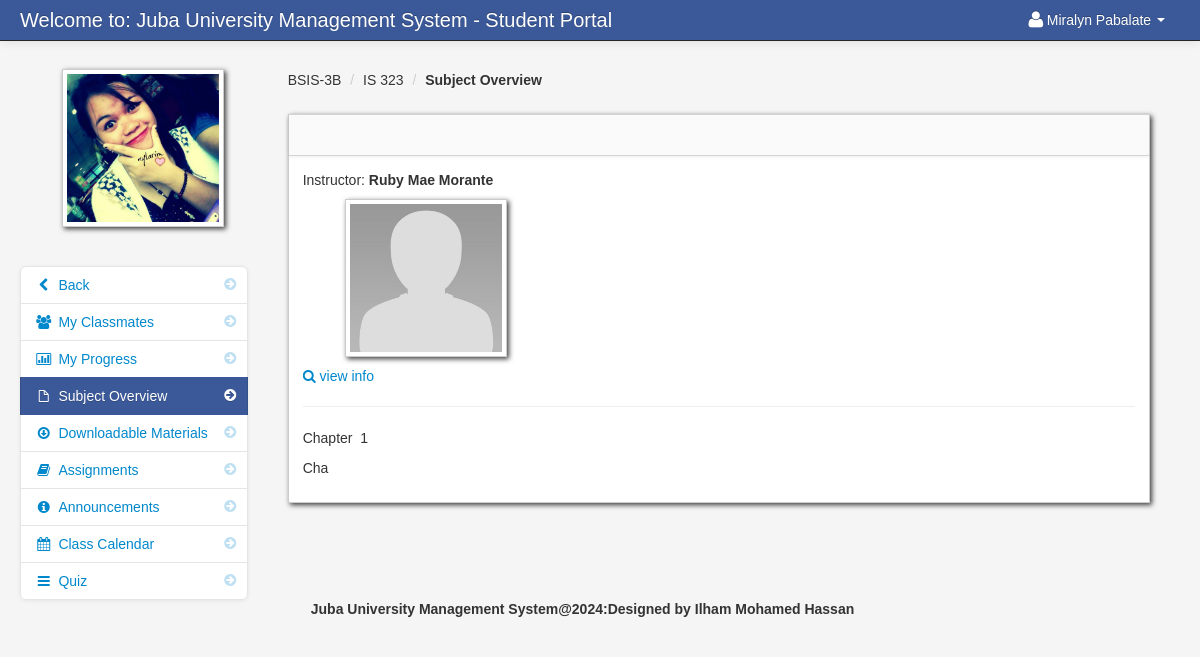
The page /subject_overview_student.php?id=167 (signed in) on the database its author committed.
### tables this page shows
CREATE TABLE `student` (
  `student_id` int(11) NOT NULL,
  `firstname` varchar(100) NOT NULL,
  `lastname` varchar(100) NOT NULL,
  `class_id` int(11) NOT NULL,
  `username` varchar(100) NOT NULL,
  `password` varchar(100) NOT NULL,
  `location` varchar(100) NOT NULL,
  `status` varchar(100) NOT NULL
);

CREATE TABLE `teacher_class` (
  `teacher_class_id` int(11) NOT NULL,
  `teacher_id` int(11) NOT NULL,
  `class_id` int(11) NOT NULL,
  `subject_id` int(11) NOT NULL,
  `thumbnails` varchar(100) NOT NULL,
  `school_year` varchar(100) NOT NULL
);

CREATE TABLE `class` (
  `class_id` int(11) NOT NULL,
  `class_name` varchar(100) NOT NULL
);

CREATE TABLE `subject` (
  `subject_id` int(11) NOT NULL,
  `subject_code` varchar(100) NOT NULL,
  `subject_title` varchar(100) NOT NULL,
  `category` varchar(100) NOT NULL,
  `description` longtext NOT NULL,
  `unit` int(11) NOT NULL,
  `Pre_req` varchar(100) NOT NULL,
  `semester` varchar(100) NOT NULL
);

CREATE TABLE `teacher` (
  `teacher_id` int(11) NOT NULL,
  `username` varchar(100) NOT NULL,
  `password` varchar(200) NOT NULL,
  `firstname` varchar(100) NOT NULL,
  `lastname` varchar(100) NOT NULL,
  `department_id` int(11) NOT NULL,
  `location` varchar(200) NOT NULL,
  `about` varchar(500) NOT NULL,
  `teacher_status` varchar(20) NOT NULL,
  `teacher_stat` varchar(100) NOT NULL
);

CREATE TABLE `class_subject_overview` (
  `class_subject_overview_id` int(11) NOT NULL,
  `teacher_class_id` int(11) NOT NULL,
  `content` varchar(10000) NOT NULL
);

### session.php (called while the page is built, shortened)
<?php
$session_id=$_SESSION['id'];
?>

### subject_overview_student.php (the view, shortened to what this page needs)
<?php include('header_dashboard.php'); ?>
<?php include('session.php'); ?>
<?php $get_id = $_GET['id']; ?>
    <body>
		<?php include('navbar_student.php'); ?>
        <div class="container-fluid">
            <div class="row-fluid">
				<?php include('subject_overview_link_student.php'); ?>
                <div class="span9" id="content">
                     <div class="row-fluid">
										<?php $class_query = mysqli_query($conn,"select * from teacher_class
										LEFT JOIN class ON class.class_id = teacher_class.class_id
										LEFT JOIN subject ON subject.subject_id = teacher_class.subject_id
										where teacher_class_id = '$get_id'")or die(mysqli_error());
										$class_row = mysqli_fetch_array($class_query);
										?>
					     <ul class="breadcrumb">
							<li><a href="#"><?php echo $class_row['class_name']; ?></a> <span class="divider">/</span></li>
							<li><a href="#"><?php echo $class_row['subject_code']; ?></a> <span class="divider">/</span></li>
							<li><a href="#"><b>Subject Overview</b></a></li>
						</ul>
                        <div id="block_bg" class="block">
                            <div class="navbar navbar-inner block-header">
                            </div>
                            <div class="block-content collapse in">
                                <div class="span12">
  											<?php $query = mysqli_query($conn,"select * from teacher_class
										LEFT JOIN class ON class.class_id = teacher_class.class_id
										LEFT JOIN subject ON subject.subject_id = teacher_class.subject_id
										LEFT JOIN teacher ON teacher.teacher_id = teacher_class.teacher_id
										where teacher_class_id = '$get_id'")or die(mysqli_error());
										$row = mysqli_fetch_array($query);
										?>
										Instructor: <strong><?php echo $row['firstname']; ?> <?php echo $row['lastname']; ?></strong>
															<br>
															<img id="avatar" class="img-polaroid" src="admin/<?php echo $row['location']; ?>" width>
															<p><a href=""><i class="icon-search"></i> view info</a></p>
															<hr>
										<?php $query = mysqli_query($conn,"select * from teacher_class
											LEFT JOIN class_subject_overview ON class_subject_overview.teacher_class_id = teacher_class.teacher_class_id
											where class_subject_overview.teacher_class_id = '$get_id'")or die(mysqli_error());
											$row_subject = mysqli_fetch_array($query); ?>
										<?php echo $row_subject['content']; ?>
                                </div>
                            </div>
                        </div>
                    </div>
                </div>
            </div>
		<?php include('footer.php'); ?>
        </div>
		<?php include('script.php'); ?>
    </body>
</html>

### navbar_student.php (shortened to what this page needs)
<div class="navbar navbar-fixed-top navbar-inverse">
        <div class="navbar-inner">
            <div class="container-fluid">
                <a class="brand" href="#">Welcome to: Juba University Management System - Student Portal</a>
					<div class="nav-collapse collapse">
						<ul class="nav pull-right">
							<?php $query= mysqli_query($conn,"select * from student where student_id = '$session_id'")or die(mysqli_error());
									$row = mysqli_fetch_array($query);
							?>
							<li class="dropdown">
								<a href="#" role="button" class="dropdown-toggle" data-toggle="dropdown"> <i class="icon-user icon-large"></i><?php echo $row['firstname']." ".$row['lastname'];  ?> <i class="caret"></i></a>
							</li>
						</ul>
					</div>
            </div>
        </div>
</div>

### subject_overview_link_student.php (shortened to what this page needs)
<div class="span3" id="sidebar">
	<img id="avatar" src="admin/<?php echo $row['location']; ?>" class="img-polaroid">
		<ul class="nav nav-list bs-docs-sidenav nav-collapse collapse">
				<li class=""><a href="dashboard_student.php"><i class="icon-chevron-right"></i><i class="icon-chevron-left"></i>&nbsp;Back</a></li>
				<li class=""><a href="my_classmates.php<?php echo '?id='.$get_id; ?>"><i class="icon-chevron-right"></i><i class="icon-group"></i>&nbsp;My Classmates</a></li>
				<li class=""><a href="progress.php<?php echo '?id='.$get_id; ?>"><i class="icon-chevron-right"></i><i class="icon-bar-chart"></i>&nbsp;My Progress</a></li>
				<li class="active"><a href="subject_overview_student.php<?php echo '?id='.$get_id; ?>"><i class="icon-chevron-right"></i><i class="icon-file"></i>&nbsp;Subject Overview</a></li>
				<li class=""><a href="downloadable_student.php<?php echo '?id='.$get_id; ?>"><i class="icon-chevron-right"></i><i class="icon-download"></i>&nbsp;Downloadable Materials</a></li>
				<li class=""><a href="assignment_student.php<?php echo '?id='.$get_id; ?>"><i class="icon-chevron-right"></i><i class="icon-book"></i>&nbsp;Assignments</a></li>
				<li class=""><a href="announcements_student.php<?php echo '?id='.$get_id; ?>"><i class="icon-chevron-right"></i><i class="icon-info-sign"></i>&nbsp;Announcements</a></li>
				<li class=""><a href="class_calendar_student.php<?php echo '?id='.$get_id; ?>"><i class="icon-chevron-right"></i><i class="icon-calendar"></i>&nbsp;Class Calendar</a></li>
				<li class=""><a href="student_quiz_list.php<?php echo '?id='.$get_id; ?>"><i class="icon-chevron-right"></i><i class="icon-reorder"></i>&nbsp;Quiz</a></li>
		</ul>
</div>

### admin/assets/styles.css (style rules this page uses)
body { padding-top: 60px; padding-bottom: 40px; background-color: #f5f5f5; }
#content { margin-left:0px; }
.breadcrumb { margin: 0 0 0px; padding: 10px 0px; background-color: transparent; }
.block { background: url("../images/pixel-60fff.png") repeat scroll 0 0 rgba(0, 0, 0, 0) !important; border: 1px solid #ccc; background: white; margin: 1em 0em; border-top: none; -webkit-box-shadow: 2px 2px 5px rgba(0, 0, 6, 0.75); -moz-box-shadow: 2px 2px 5px rgba(0, 0, 6, 0.75); box-shadow: 2px 2px 5px rgba(0, 0, 6, 0.75); }
.block-content { margin: 1em; min-height: .25em; }
.block-header { margin-bottom: 0px; border-right: none; border-left: none; -webkit-border-radius: 0px; -moz-border-radius: 0px; border-radius: 0px; }
.bs-docs-sidenav { max-width: 228px; margin: 30px 0 0; padding: 0; background-color: #fff; -webkit-border-radius: 6px; -moz-border-radius: 6px; border-radius: 6px; -webkit-box-shadow: 0 1px 4px rgba(0,0,0,.065); -moz-box-shadow: 0 1px 4px rgba(0,0,0,.065); box-shadow: 0 1px 4px rgba(0,0,0,.065); }
.bs-docs-sidenav > li > a { display: block; width: 190px \9; margin: 0 0 -1px; padding: 8px 14px; border: 1px solid #e5e5e5; }
.bs-docs-sidenav > li:first-child > a { -webkit-border-radius: 6px 6px 0 0; -moz-border-radius: 6px 6px 0 0; border-radius: 6px 6px 0 0; }
.bs-docs-sidenav > li:last-child > a { -webkit-border-radius: 0 0 6px 6px; -moz-border-radius: 0 0 6px 6px; border-radius: 0 0 6px 6px; }
.bs-docs-sidenav > .active > a { position: relative; z-index: 2; padding: 9px 15px; border: 0; text-shadow: 0 1px 0 rgba(0,0,0,.15); -webkit-box-shadow: inset 1px 0 0 rgba(0,0,0,.1), inset -1px 0 0 rgba(0,0,0,.1); -moz-box-shadow: inset 1px 0 0 rgba(0,0,0,.1), inset -1px 0 0 rgba(0,0,0,.1); box-shadow: inset 1px 0 0 rgba(0,0,0,.1), inset -1px 0 0 rgba(0,0,0,.1); }
.bs-docs-sidenav .icon-chevron-right { float: right; margin-top: 2px; margin-right: -6px; opacity: .25; }
.bs-docs-sidenav .active .icon-chevron-right, .bs-docs-sidenav .active a:hover .icon-chevron-right { opacity: 1; }

### rows shown on the page
student: firstname "Miralyn", lastname "Pabalate", location (picture)
teacher_class: class.class_name "BSIS-3B", subject.subject_code "IS 323", teacher.firstname "Ruby Mae", teacher.lastname "Morante", teacher.location (placeholder picture)
class_subject_overview: content "Chapter 1 Cha"
